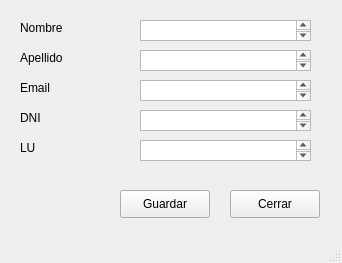
<?xml version="1.0" encoding="UTF-8"?>
<ui version="4.0">
 <class>MainWindow</class>
 <widget class="QMainWindow" name="MainWindow">
  <property name="geometry">
   <rect>
    <x>0</x>
    <y>0</y>
    <width>342</width>
    <height>263</height>
   </rect>
  </property>
  <property name="windowTitle">
   <string>MainWindow</string>
  </property>
  <widget class="QWidget" name="centralwidget">
   <widget class="QPushButton" name="btnGuardar">
    <property name="geometry">
     <rect>
      <x>120</x>
      <y>190</y>
      <width>90</width>
      <height>28</height>
     </rect>
    </property>
    <property name="text">
     <string>Guardar</string>
    </property>
   </widget>
   <widget class="QPushButton" name="btnCerrar">
    <property name="geometry">
     <rect>
      <x>230</x>
      <y>190</y>
      <width>90</width>
      <height>28</height>
     </rect>
    </property>
    <property name="text">
     <string>Cerrar</string>
    </property>
   </widget>
   <widget class="QLabel" name="label">
    <property name="geometry">
     <rect>
      <x>20</x>
      <y>20</y>
      <width>91</width>
      <height>16</height>
     </rect>
    </property>
    <property name="text">
     <string>Nombre</string>
    </property>
   </widget>
   <widget class="QLabel" name="label_2">
    <property name="geometry">
     <rect>
      <x>20</x>
      <y>50</y>
      <width>81</width>
      <height>16</height>
     </rect>
    </property>
    <property name="text">
     <string>Apellido</string>
    </property>
   </widget>
   <widget class="QLabel" name="label_3">
    <property name="geometry">
     <rect>
      <x>20</x>
      <y>80</y>
      <width>91</width>
      <height>16</height>
     </rect>
    </property>
    <property name="text">
     <string>Email</string>
    </property>
   </widget>
   <widget class="QLabel" name="label_4">
    <property name="geometry">
     <rect>
      <x>20</x>
      <y>110</y>
      <width>91</width>
      <height>16</height>
     </rect>
    </property>
    <property name="text">
     <string>DNI</string>
    </property>
   </widget>
   <widget class="QLabel" name="label_5">
    <property name="geometry">
     <rect>
      <x>20</x>
      <y>140</y>
      <width>58</width>
      <height>16</height>
     </rect>
    </property>
    <property name="text">
     <string>LU</string>
    </property>
   </widget>
   <widget class="QTextEdit" name="textApellido">
    <property name="geometry">
     <rect>
      <x>140</x>
      <y>50</y>
      <width>171</width>
      <height>21</height>
     </rect>
    </property>
   </widget>
   <widget class="QTextEdit" name="textEmail">
    <property name="geometry">
     <rect>
      <x>140</x>
      <y>80</y>
      <width>171</width>
      <height>21</height>
     </rect>
    </property>
   </widget>
   <widget class="QTextEdit" name="textNombre">
    <property name="geometry">
     <rect>
      <x>140</x>
      <y>20</y>
      <width>171</width>
      <height>21</height>
     </rect>
    </property>
   </widget>
   <widget class="QTextEdit" name="textDNI">
    <property name="geometry">
     <rect>
      <x>140</x>
      <y>110</y>
      <width>171</width>
      <height>21</height>
     </rect>
    </property>
   </widget>
   <widget class="QTextEdit" name="textLU">
    <property name="geometry">
     <rect>
      <x>140</x>
      <y>140</y>
      <width>171</width>
      <height>21</height>
     </rect>
    </property>
   </widget>
  </widget>
  <widget class="QMenuBar" name="menubar">
   <property name="geometry">
    <rect>
     <x>0</x>
     <y>0</y>
     <width>342</width>
     <height>22</height>
    </rect>
   </property>
  </widget>
  <widget class="QStatusBar" name="statusbar"/>
 </widget>
 <resources/>
 <connections/>
</ui>
